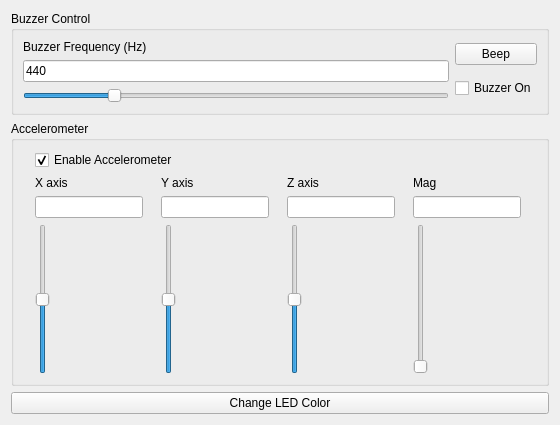
<?xml version="1.0" encoding="UTF-8"?>
<ui version="4.0">
 <class>auxcontrol</class>
 <widget class="QWidget" name="auxcontrol">
  <property name="geometry">
   <rect>
    <x>0</x>
    <y>0</y>
    <width>560</width>
    <height>425</height>
   </rect>
  </property>
  <property name="windowTitle">
   <string>Form</string>
  </property>
  <layout class="QGridLayout" name="gridLayout_3">
   <item row="1" column="0">
    <widget class="QGroupBox" name="groupBox">
     <property name="title">
      <string>Buzzer Control</string>
     </property>
     <layout class="QGridLayout" name="gridLayout">
      <item row="0" column="1" rowspan="2">
       <widget class="QPushButton" name="pushButton_beep">
        <property name="text">
         <string>Beep</string>
        </property>
       </widget>
      </item>
      <item row="0" column="0">
       <widget class="QLabel" name="label">
        <property name="text">
         <string>Buzzer Frequency (Hz)</string>
        </property>
       </widget>
      </item>
      <item row="1" column="0" rowspan="2">
       <widget class="QLineEdit" name="lineEdit_buzzerFreq">
        <property name="text">
         <string>440</string>
        </property>
       </widget>
      </item>
      <item row="3" column="0">
       <widget class="QSlider" name="horizontalSlider_buzzerFreq">
        <property name="minimum">
         <number>40</number>
        </property>
        <property name="maximum">
         <number>2000</number>
        </property>
        <property name="value">
         <number>440</number>
        </property>
        <property name="orientation">
         <enum>Qt::Horizontal</enum>
        </property>
       </widget>
      </item>
      <item row="2" column="1" rowspan="2">
       <widget class="QCheckBox" name="checkBox_buzzerOn">
        <property name="text">
         <string>Buzzer On</string>
        </property>
       </widget>
      </item>
     </layout>
    </widget>
   </item>
   <item row="2" column="0">
    <widget class="QGroupBox" name="groupBox_accel">
     <property name="title">
      <string>Accelerometer</string>
     </property>
     <layout class="QGridLayout" name="gridLayout_2">
      <item row="2" column="0">
       <widget class="QLabel" name="label_2">
        <property name="text">
         <string>X axis</string>
        </property>
       </widget>
      </item>
      <item row="2" column="1">
       <widget class="QLabel" name="label_3">
        <property name="text">
         <string>Y axis</string>
        </property>
       </widget>
      </item>
      <item row="2" column="2">
       <widget class="QLabel" name="label_4">
        <property name="text">
         <string>Z axis</string>
        </property>
       </widget>
      </item>
      <item row="2" column="3">
       <widget class="QLabel" name="label_5">
        <property name="text">
         <string>Mag</string>
        </property>
       </widget>
      </item>
      <item row="3" column="0">
       <widget class="QLineEdit" name="lineEdit_xaccel">
        <property name="sizePolicy">
         <sizepolicy hsizetype="Fixed" vsizetype="Fixed">
          <horstretch>0</horstretch>
          <verstretch>0</verstretch>
         </sizepolicy>
        </property>
        <property name="readOnly">
         <bool>true</bool>
        </property>
       </widget>
      </item>
      <item row="3" column="1">
       <widget class="QLineEdit" name="lineEdit_yaccel">
        <property name="sizePolicy">
         <sizepolicy hsizetype="Fixed" vsizetype="Fixed">
          <horstretch>0</horstretch>
          <verstretch>0</verstretch>
         </sizepolicy>
        </property>
        <property name="readOnly">
         <bool>true</bool>
        </property>
       </widget>
      </item>
      <item row="3" column="2">
       <widget class="QLineEdit" name="lineEdit_zaccel">
        <property name="sizePolicy">
         <sizepolicy hsizetype="Fixed" vsizetype="Fixed">
          <horstretch>0</horstretch>
          <verstretch>0</verstretch>
         </sizepolicy>
        </property>
        <property name="readOnly">
         <bool>true</bool>
        </property>
       </widget>
      </item>
      <item row="3" column="3">
       <widget class="QLineEdit" name="lineEdit_magaccel">
        <property name="sizePolicy">
         <sizepolicy hsizetype="Fixed" vsizetype="Fixed">
          <horstretch>0</horstretch>
          <verstretch>0</verstretch>
         </sizepolicy>
        </property>
        <property name="readOnly">
         <bool>true</bool>
        </property>
       </widget>
      </item>
      <item row="4" column="0">
       <widget class="QSlider" name="verticalSlider_xaccel">
        <property name="minimum">
         <number>-600</number>
        </property>
        <property name="maximum">
         <number>600</number>
        </property>
        <property name="orientation">
         <enum>Qt::Vertical</enum>
        </property>
       </widget>
      </item>
      <item row="4" column="1">
       <widget class="QSlider" name="verticalSlider_yaccel">
        <property name="minimum">
         <number>-600</number>
        </property>
        <property name="maximum">
         <number>600</number>
        </property>
        <property name="orientation">
         <enum>Qt::Vertical</enum>
        </property>
       </widget>
      </item>
      <item row="4" column="2">
       <widget class="QSlider" name="verticalSlider_zaccel">
        <property name="minimum">
         <number>-600</number>
        </property>
        <property name="maximum">
         <number>600</number>
        </property>
        <property name="orientation">
         <enum>Qt::Vertical</enum>
        </property>
       </widget>
      </item>
      <item row="4" column="3">
       <widget class="QSlider" name="verticalSlider_magaccel">
        <property name="maximum">
         <number>600</number>
        </property>
        <property name="orientation">
         <enum>Qt::Vertical</enum>
        </property>
       </widget>
      </item>
      <item row="1" column="0" colspan="2">
       <widget class="QCheckBox" name="checkBox_enableAccel">
        <property name="text">
         <string>Enable Accelerometer</string>
        </property>
        <property name="checked">
         <bool>true</bool>
        </property>
       </widget>
      </item>
     </layout>
    </widget>
   </item>
   <item row="3" column="0">
    <widget class="QPushButton" name="pushButton_ledcolor">
     <property name="text">
      <string>Change LED Color</string>
     </property>
    </widget>
   </item>
  </layout>
 </widget>
 <resources/>
 <connections/>
</ui>
